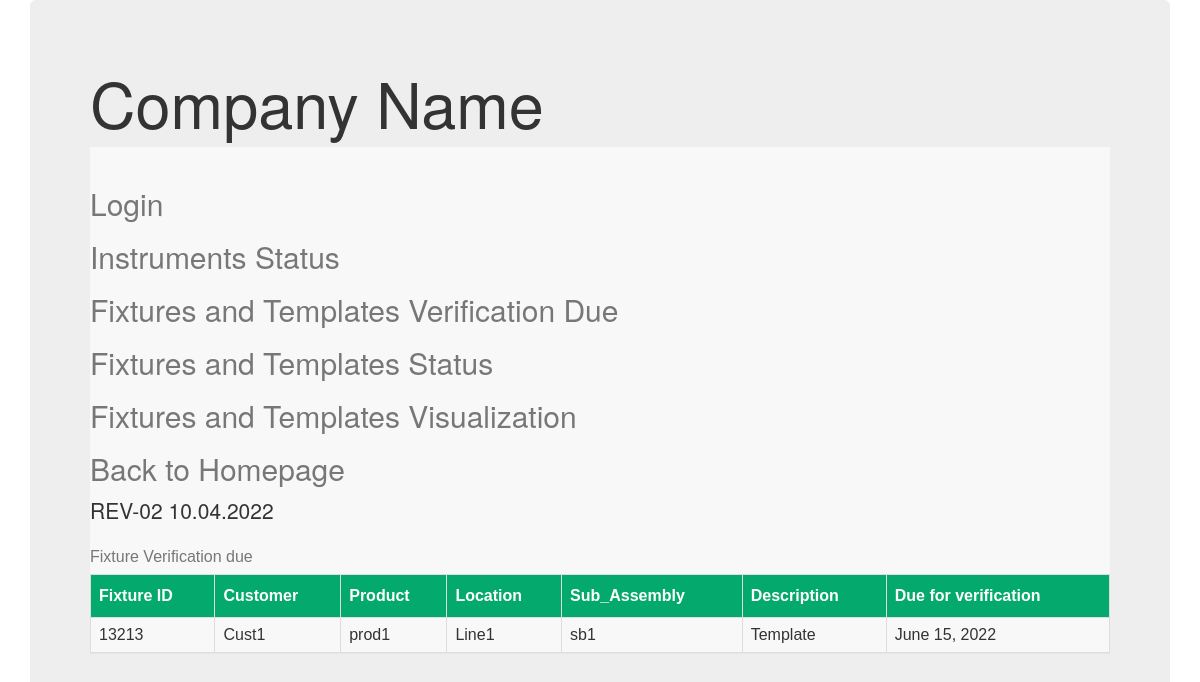
The page /Fixtures on the database its author committed.
### Calibration/models.py (models this page shows, shortened)
class Fixture_List(models.Model):
    Customer  = models.CharField(max_length=256,blank=True,null=True)
    result=(   ("Accepted","Accepted"),
                ("Rejected","Rejected"),
                ("Conditionally_accepted","Conditionally_accepted")
                )
    Product_description  = models.CharField(max_length=100,blank=True,null=True)
    Sub_Assembly  = models.CharField(max_length=100,blank=True,null=True)
    Fixture_or_Template_ID = models.CharField(max_length=100,blank=True,null=True)
    Description = models.CharField(max_length=100,blank=True,null=True)
    Location_used = models.CharField(max_length=100,blank=True,null=True)
    Verification_Freq = models.IntegerField()
    Verification_Plan =models.DateField(null=True,blank=True)
    Verified_on =models.DateField(null=True,blank=True)
    Next_Verification_Due =models.DateField(editable=False,null=True,blank=True)
    Status = models.CharField(max_length=100,choices = result,null=True,blank=True)
    Remarks =models.CharField(max_length=256,null=True,blank=True)
    Verification_report1 =models.FileField(upload_to='Calibration/Fixture_or_Templates',null=True,blank=True)
    Verification_report2 =models.FileField(upload_to='Calibration/Fixture_or_Templates',null=True,blank=True)

### Calibration/views.py (the view)
# urls.py: path('Fixtures',views.Fixtures_Listview.as_view(), name='Fixtures'),
class Fixtures_Listview(ListView):
    from dateutil.relativedelta import relativedelta
    context_object_name = 'Fixtures'
    model = Fixture_List
    template_name=  'Fixtures.html'
    now = datetime.datetime.now()
    after = now + datetime.timedelta(days=7)
    queryset = Fixture_List.objects.filter(Next_Verification_Due__lte = after)
    ordering = ['Next_Verification_Due']

### templates/Fixtures.html (shortened to what this page needs)
<html lang="en" dir="ltr">
  <head>
    <link rel="stylesheet" href="https://maxcdn.bootstrapcdn.com/bootstrap/3.3.7/css/bootstrap.min.css"
  </head>
  <body>
    <div class="container">
    <div class="jumbotron">
    <h1>Company Name </h1>
      <nav class="navbar navbar-default navbar-static-top"
      <ul  class="nav navbar-nav"><br>
    <h2><a class="navbar-link", href="{% url "admin:index" %}">Login</a></h2>
    <h2><a class="navbar-link" href="{% url "Instruments" %}">Instruments Status</a></h2>
    <h2><a class="navbar-link" href="{% url "Fixtures" %}">Fixtures and Templates Verification Due</a></h2>
    <h2><a class="navbar-link" href="{% url "Fixtures2" %}">Fixtures and Templates Status</a></h2>
     <h2><a class="navbar-link" href="{% url "Cal" %}">Fixtures and Templates Visualization</a></h2>
     <h2><a class="navbar-link", href="{% url "home" %}">Back to Homepage</a></h2>
         {% if Fixtures %}
               <p>REV-02 10.04.2022</p>
         <table id="customers">
             <caption>Fixture Verification due</caption>
            <thead>
              <th>Fixture ID</th>
              <th>Customer</th>
                <th>Product</th>
                  <th>Location</th>
                    <th>Sub_Assembly</th>
              <th>Description</th>
              <th>Due for verification</th>
           </thead>
              {% for acc1 in Fixtures %}
             <tr>
               <td>{{acc1.Fixture_or_Template_ID}}</td>
               <td>{{acc1.Customer}}</td>
                <td>{{acc1.Product_description}}</td>
               <td>{{acc1.Location_used}}</td>
               <td>{{acc1.Sub_Assembly}}</td>
               <td>{{acc1.Description}}</td>
               <td>{{ acc1.Next_Verification_Due }}</td>
             </tr>
             {% endfor %}
         </table>
          {% else %}
        <p>Fixtures No due for Calibration</p>
      {% endif %}

### templates/Fixtures.html (style rules this page uses)
#customers { font-family: Arial, Helvetica, sans-serif; border-collapse: collapse; width: 100%; }
#customers td, #customers th { border: 1px solid #ddd; padding: 8px; }
#customers th { padding-top: 12px; padding-bottom: 12px; text-align: left; background-color: #04AA6D; color: white; }

### rows shown on the page
Fixture_List: Fixture_or_Template_ID "13213", Customer "Cust1", Product_description "prod1", Location_used "Line1", Sub_Assembly "sb1", Description "Template", Next_Verification_Due "June 15, 2022"
